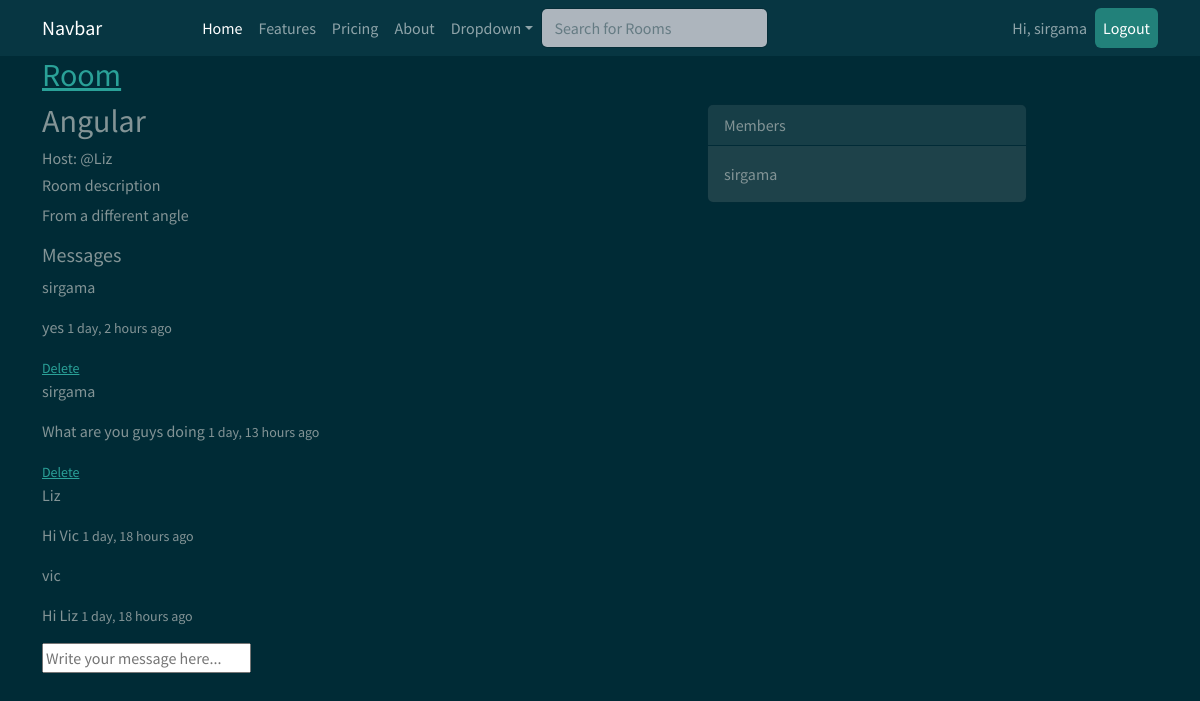
The app's page /room/3/ (signed in) with its own data.
### mainapp/models.py (models this page shows, shortened)
class Room(models.Model):
    host = models.ForeignKey(User,on_delete=models.SET_NULL, null=True)
    topic = models.ForeignKey(Topic, on_delete=models.SET_NULL, null=True)
    name = models.CharField(max_length=100)
    description = models.TextField(null=True, blank=True)
    participants = models.ManyToManyField(User, related_name='participants', blank=True)
    updated = models.DateTimeField(auto_now=True)
    created = models.DateTimeField(auto_now_add=True)
    class Meta:
        ordering = ['-updated', '-created']

class Message(models.Model):
    user = models.ForeignKey(User, on_delete=models.CASCADE)
    room = models.ForeignKey(Room, on_delete=models.CASCADE)
    body = models.TextField()
    updated = models.DateTimeField(auto_now=True)
    created = models.DateTimeField(auto_now_add=True)
    class Meta:
        ordering = ['-updated', '-created']

### mainapp/views.py (the view, shortened to what this page needs)
# urls.py: path('room/<str:pk>/', views.room, name='room'),
def room(request, pk):
    room = Room.objects.get(id=pk)
    roomchats = room.message_set.all().order_by('-created')
    participants = room.participants.all()
    context = {
        "room" : room,
        "roomchats":roomchats,
        "members":participants
    }
    return render(request, 'mainapp/room.html', context)

### mainapp/templates/mainapp/room.html (shortened to what this page needs)
{% extends 'mainapp/base.html' %}
{% load static %}
{% block content %}
{% include 'mainapp/navbar.html' %}
<div class="container">
    <div class="row">
        <div class="col-md-7">
            <a href="{% url 'home' %}"><h2>Room</h2></a>
                <h2>{{room.name}}</h2>
                <h6>Host: @{{room.host.username}}</h6>
                <h6>Room description</h6>
                <p>{{room.description}}</p>
                <h5>Messages</h5>
                    {% for mess in roomchats %}
                        <p>{{mess.user}}    </p>
                        <p>{{mess.body}}  <small>{{mess.created | timesince}} ago</small></p>
                        {% if request.user == mess.user %}
                        <small><a href="{% url 'delete-txt' mess.id %}">Delete</a></small>
                        {% endif %}
                    {% endfor %}
                    {% if request.user.is_authenticated %}
                <div>
    <form action="" method="POST">
        <input type="text" name="body" placeholder="Write your message here...">
    </form>
</div>
        </div>
        <div class="col-md-4">
            <div class="card  mb-3 mt-5" style="max-width: 20rem;">
                <div class="card-header">Members</div>
                <div class="card-body">
                    {% for member in members %}
                  <p class="card-text">{{member.username}}</p>
                    {% endfor %}
                </div>
              </div>
        </div>
    </div>
</div>
    {% endif %}
{% endblock %}

### mainapp/templates/mainapp/navbar.html (shortened to what this page needs)
{% load static %}
<nav class="navbar navbar-expand-lg navbar-dark bg-dark">
    <div class="container">
      <a class="navbar-brand" href="#">Navbar</a>
      <div class="collapse navbar-collapse" id="navbarColor02">
        <ul class="navbar-nav m-auto">
          <li class="nav-item">
            <a class="nav-link active" href="{% url 'home' %}">Home
            </a>
          </li>
          <li class="nav-item">
            <a class="nav-link" href="#">Features</a>
          </li>
          <li class="nav-item">
            <a class="nav-link" href="#">Pricing</a>
          </li>
          <li class="nav-item">
            <a class="nav-link" href="#">About</a>
          </li>
          <li class="nav-item dropdown">
            <a class="nav-link dropdown-toggle" data-bs-toggle="dropdown" href="#" role="button" aria-haspopup="true" aria-expanded="false">Dropdown</a>
          </li>
           <form class="d-flex" method="GET" action="{% url 'home' %}">
          <input class="form-control me-sm-2" type="text" placeholder="Search for Rooms" name="q" pwa2-uuid="EDITOR/input-863-FCC-3BBCC-11C" pwa-fake-editor="">
        </form>
        </ul>
      </div>
      <div class="collapse navbar-collapse" id="navbarColor02">
        <ul class="navbar-nav ms-auto">
            {% if request.user.is_authenticated %}
            <li class="nav-item">
              <a class="nav-link" href="#">Hi, {{request.user}}</a>
            </li>
            <li class="nav-item">
                <a class="nav-link active btn btn-success" href="{% url 'logout' %}">Logout
                </a>
            </li>
            {% endif %}
        </ul>
      </div>
    </div>
  </nav>

### records on screen
Room: name "Angular", host.username "Liz", description "From a different angle"
Message: user "sirgama", body "yes", created "1 day, 2 hours", shows "Delete"
Message: user "sirgama", body "What are you guys doing", created "1 day, 13 hours", shows "Delete"
Message: user "Liz", body "Hi Vic", created "1 day, 18 hours"
Message: user "vic", body "Hi Liz", created "1 day, 18 hours"

### other values on screen
{{ request.user }} "sirgama"
{{ member.username }} "sirgama"
